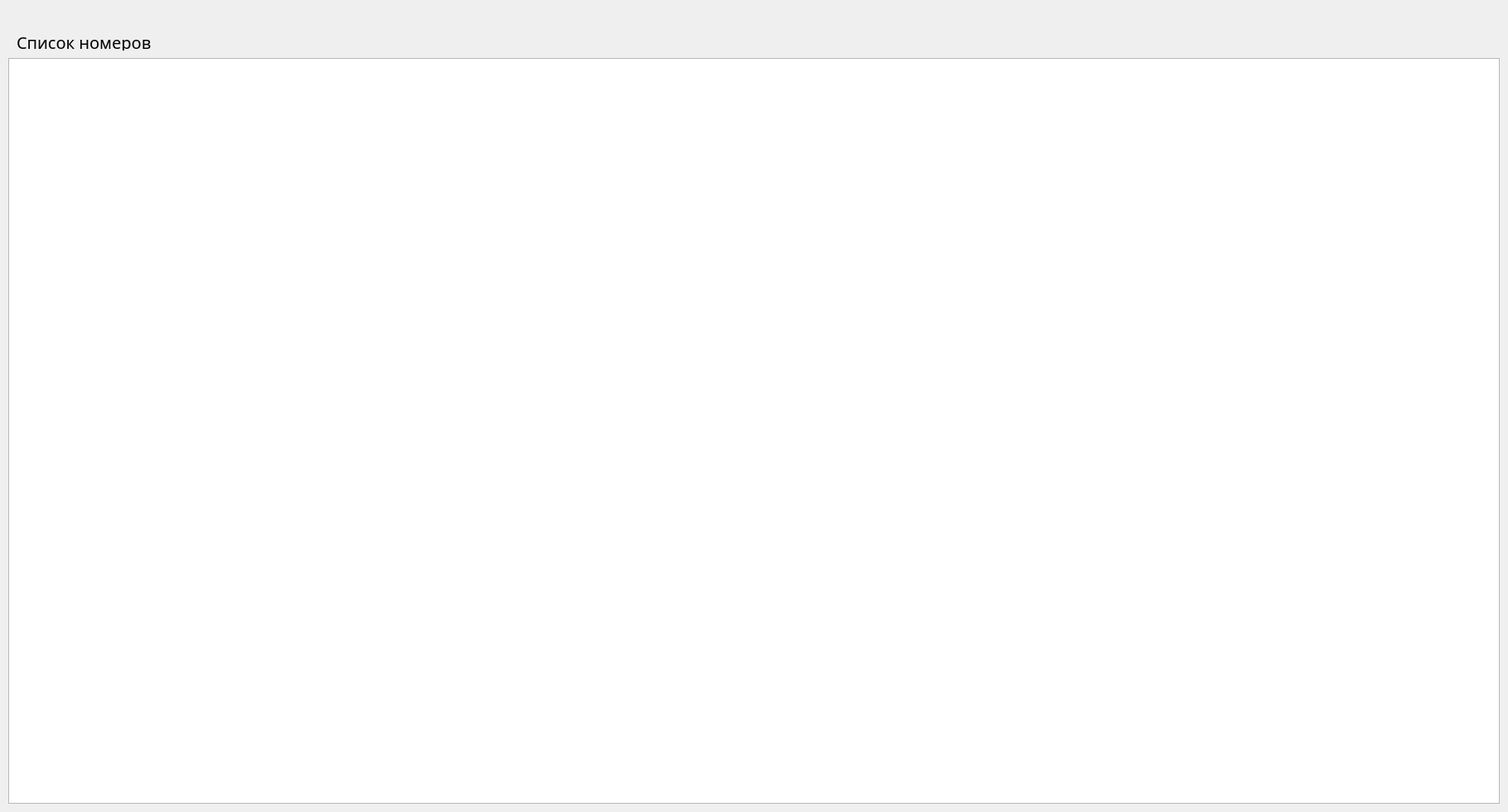
<?xml version="1.0" encoding="UTF-8"?>
<ui version="4.0">
 <class>HotelRoomListWidget</class>
 <widget class="QWidget" name="HotelRoomListWidget">
  <property name="geometry">
   <rect>
    <x>0</x>
    <y>0</y>
    <width>1820</width>
    <height>980</height>
   </rect>
  </property>
  <property name="windowTitle">
   <string>HotelRoomListWidget</string>
  </property>
  <widget class="QTableWidget" name="tableWidget">
   <property name="geometry">
    <rect>
     <x>10</x>
     <y>70</y>
     <width>1800</width>
     <height>900</height>
    </rect>
   </property>
  </widget>
  <widget class="QLabel" name="label">
   <property name="geometry">
    <rect>
     <x>20</x>
     <y>40</y>
     <width>361</width>
     <height>21</height>
    </rect>
   </property>
   <property name="font">
    <font>
     <family>SimSun-ExtB</family>
     <pointsize>15</pointsize>
     <bold>false</bold>
    </font>
   </property>
   <property name="text">
    <string>Список номеров</string>
   </property>
  </widget>
 </widget>
 <resources/>
 <connections/>
</ui>
